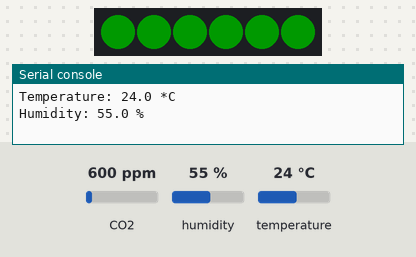
Recording of a program running on a simulated Raspberry Pi Pico running CircuitPython. Shown: 6 RGB LEDs in strip order, left to right, the last lines printed to the serial console. The inputs (shaded band) are chosen by the test bench; at power-on: CO2 600 ppm, humidity 55 %, temperature 24 °C. Dim RGB values are drawn brighter than linear.

Above: at 1.2 s.
1.3 s: CO2 set to 956 ppm
3.2 s: CO2 set to 1016 ppm
At 5.2 s:
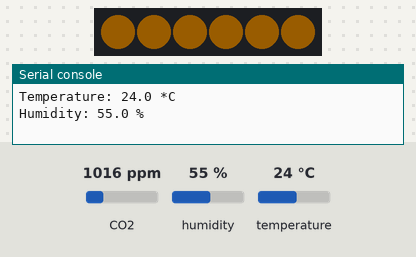
5.5 s: CO2 set to 1555 ppm
7.2 s: CO2 set to 1622 ppm
At 8.5 s:
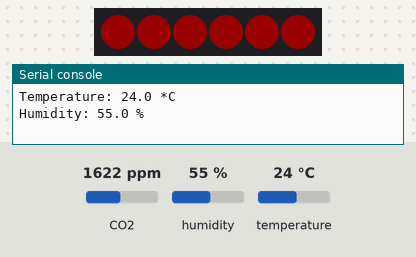
9.5 s: CO2 set to 452 ppm
At 11.2 s:
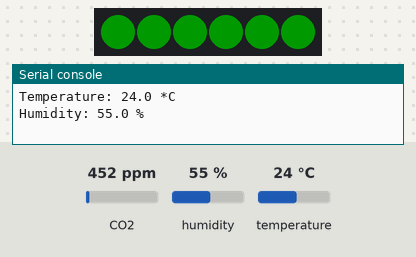
11.5 s: CO2 set to 1050 ppm
At 13.0 s:
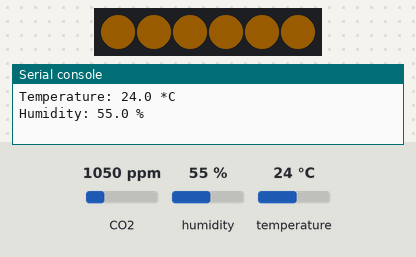
Timing chart, 0 to 14.5 s (numbered marks = the images above; inputs shaded):
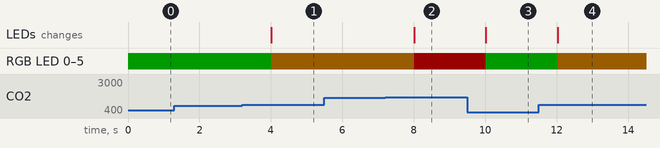

The program:

code.py
```python
# MakeZurich Badge 2023
# CO2 Ampel (3 phase status indicator) based on Sensirions SCD41

# Requires:
#  lib/adafruit_scd4x.mpy
#  lib/adafruit_bus_device - Transient, needed for bus synchronization
#  lib/adafruit_register - Transient, needed for I2C communication
#  lib/neopixel.mpy

import time
import board
import busio
import adafruit_scd4x
import neopixel

# See badge pinout, depending on the connector you use
# you have to select the corresponding GPIOs used for the I2C communication
# https://github.com/makezurich/makezurich-badge-2023/blob/main/makezurich2023-badge-pinout.png
# The format is busio.I2C(SCL, SDA)
# The example below assumes you used I2C1 on the badge
i2c = busio.I2C(board.GP3, board.GP2)
scd4x = adafruit_scd4x.SCD4X(i2c)

# Setup the LED configuration for the 6 pixels on the badge
pixel_pin = board.GP22
num_pixels = 6

pixels = neopixel.NeoPixel(pixel_pin, num_pixels, brightness=0.1, auto_write=False)

# Color definitions
RED = (255, 0, 0)
YELLOW = (255, 150, 0)
GREEN = (0, 255, 0)
BLACK = (0, 0, 0)


scd4x.start_periodic_measurement()
print("Waiting for first measurement....")

# Reset all pixels to black to ensure they are not in an old state while we wait for the first data
pixels.fill(BLACK)
pixels.show()

while True:
    if scd4x.data_ready:
        # For this example, I'm using the values that are also used in the Sensirion SCD41 CO2-Gadget
        # If below 1000ppm, show green
        if scd4x.CO2 < 1000:
            # fill will set all 6 pixels with the same color
            pixels.fill(GREEN)
            print("GREEN")
        # If between 1000ppm and 1600ppm, show yellow
        elif 1000 <= scd4x.CO2 < 1600:
            pixels.fill(YELLOW)
            print("YELLOW")
        # We could have another if or just use the else as this will be reached if no condition matched so far
        # In our case it means it is more than 1600ppm
        else:
            print("RED")
            pixels.fill(RED)
        # After we set all the pixels, let's display the color
        pixels.show()

        # In addition, we still write out the actual measurements to the serial console
        print("CO2: %d ppm" % scd4x.CO2)
        print("Temperature: %0.1f *C" % scd4x.temperature)
        print("Humidity: %0.1f %%" % scd4x.relative_humidity)
        print()
    time.sleep(1)
```

Measured:
- the behaviour switches between 999 and 1000 ppm on CO2 (found by bisection; images 0 and 1)
- the behaviour switches between 1599 and 1600 ppm on CO2 (found by bisection; images 1 and 2)
- after the input at 3.2 s, RGB LED 0–5: RGB(0, 25, 0) → RGB(25, 15, 0) after 0.81 s; the LEDs: change after 0.81 s (image 1)
- after the input at 7.2 s, RGB LED 0–5: RGB(25, 15, 0) → RGB(25, 0, 0) after 0.82 s; the LEDs: change after 0.82 s (image 2)
- after the input at 9.5 s, RGB LED 0–5: RGB(25, 0, 0) → RGB(0, 25, 0) after 0.52 s; the LEDs: change after 0.52 s (image 3)
- after the input at 11.5 s, RGB LED 0–5: RGB(0, 25, 0) → RGB(25, 15, 0) after 0.52 s; the LEDs: change after 0.52 s (image 4)
